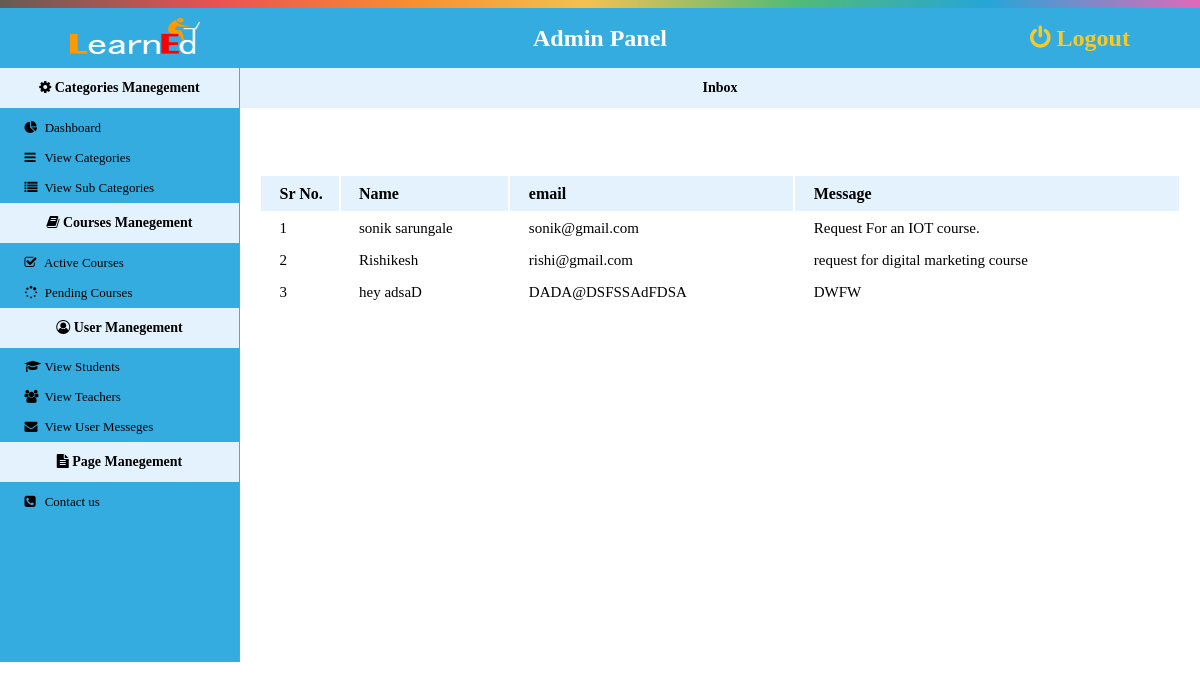
Page /admin/index.php?msg (signed in) on the earlier database version.
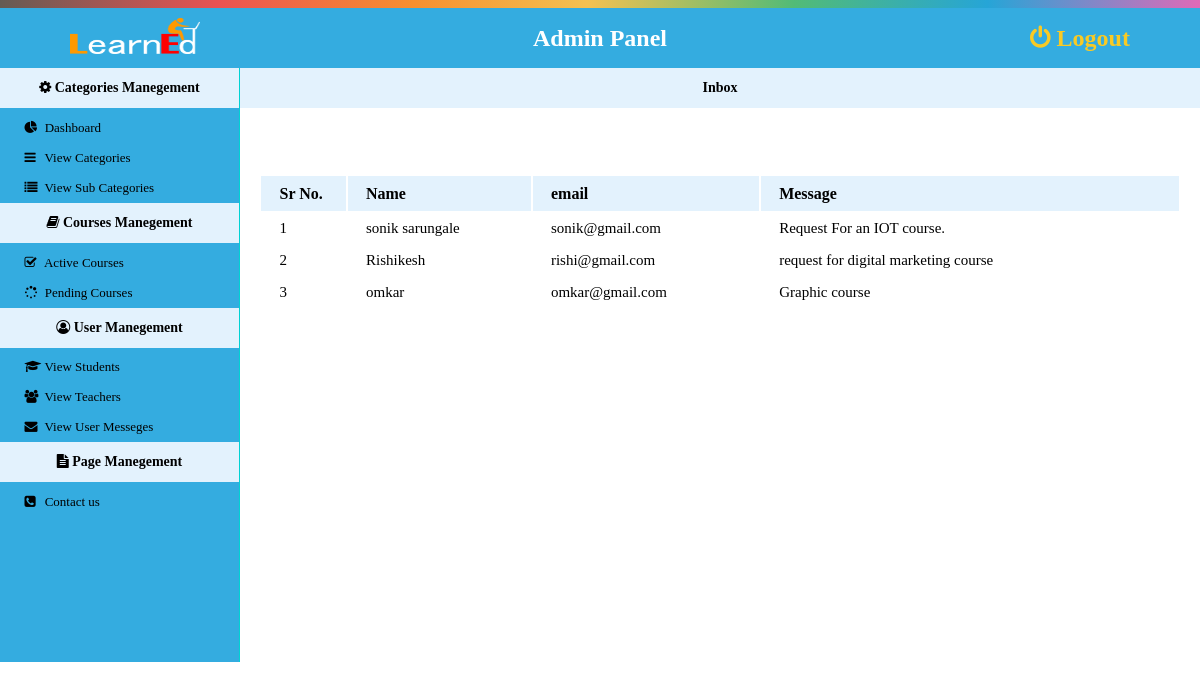
Same page on the later database version.
### tables this page shows
CREATE TABLE `feedback` (
  `id` int(11) NOT NULL,
  `name` varchar(50) NOT NULL,
  `email` varchar(50) NOT NULL,
  `msg` varchar(1000) NOT NULL,
  `created_on` timestamp NOT NULL DEFAULT current_timestamp()
);

### admin/inc/function.php (the view, shortened to what this page needs)
<?php
	function view_feedback(){
		include("inc/db.php");
		$get_cat=$con->prepare("select * from feedback");
		$get_cat->execute();
		$i=1;
		while ($row=$get_cat->fetch(PDO::FETCH_ASSOC)):
		echo"<tr>
				<td>".$i++."</td>
				<td>".$row['name']."</td>
				<td>".$row['email']."</td>
				<td>".$row['msg']."</td>
				";
		endwhile;
	}
?>

Differences in the rows shown:
removed feedback: name "hey adsaD", email "DADA@DSFSSAdFDSA", msg "DWFW"
added feedback: name "omkar", email "omkar@gmail.com", msg "Graphic course"
